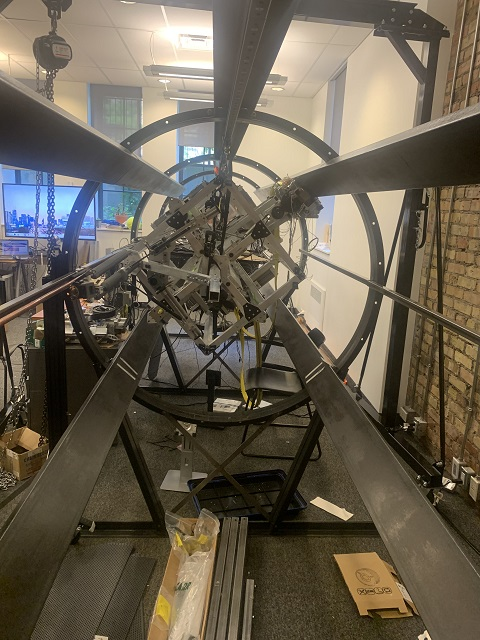
#> input picture Images/IMG_3891.JPG, 480 x 640 px, given in place of the camera
$ python detectRails.py
#> lines starting #> are read from the running program, lines starting #| are printed output that depends on the picture; after the words box and inside, x2 and y2 are one past the last pixel; in counts of white or black regions, pixels touching at a corner belong together; pictures that were not available may be replaced by others from this repository, and a replacement may not be noted
import cv2
from cv2 import line
import numpy as np
import math
import matplotlib.pyplot as plt

#width and length of all imagesx
width=int(640)
length=int(480)

image_name="IMG_3912.JPG"
mask_image_name="mask.jpg"
output_image=None

use_mask=False
use_color_mask=True
use_cap1=True

use_color_settings=True
use_line_settings=True
use_circle_settings=True

#set up line trackbars

open_trackbar=False

#circle parameters
dp=0.6
minDist=100

#canny edge detection parameters
low_threshold = 30
high_threshold = 150

#orange detection parameters
ORANGE_MIN = np.array([0, 38, 118])
ORANGE_MAX = np.array([9, 255, 255])

#line parameters
rho = 1  # distance resolution in pixels of the Hough grid
theta = 200  # angular resolution in radians of the Hough grid
threshold = 20  # minimum number of votes (intersections in Hough grid cell)
min_line_length = 125  # minimum number of pixels making up a line
max_line_gap = 25  # maximum gap in pixels between connectable line segments

#trackbar setup
def nothing(x):
    pass


cap1_shape=0
cap2_shape=0


cap1 = cv2.VideoCapture(0)
if not (cap1.isOpened()):
    print("Could not open onboard video device")
else:
    ret2, frame2 = cap1.read()
#> frame2 is the input picture: shape (640, 480, 3); mean B, G, R 80.9, 96.5, 105.4
    cap1_shape=frame2.shape
#> cap1_shape = (640, 480, 3)
    print(cap1_shape)
#| (640, 480, 3)
cap2 = cv2.VideoCapture('rtsp://172.20.10.10:8554/mjpeg/1')
if not (cap2.isOpened()):
    print("Could not open USB video device")
else:
    ret2, frame2 = cap2.read()
    cap2_shape=frame2.shape
#> cap2_shape = (640, 480, 3)
    print(cap2_shape)
#| (640, 480, 3)

#enable color trackbars
# [48 lines left out: functions enable_color_trackbars, enable_line_trackbars, enable_circle_trackbars, not called in this run]
#show multple images in one window
def show(imgs, win="Image", scale=1):
    imgs = [cv2.cvtColor(img, cv2.COLOR_GRAY2BGR) \
            if len(img.shape) == 2 \
            else img for img in imgs]
    img_concat = np.concatenate(imgs, 1)
    h, w = img_concat.shape[:2]
    cv2.imshow(win, cv2.resize(img_concat, (int(w * scale), int(h * scale))))

def detect(input_image):
    #take in input and mask images
    input_image=cv2.resize(input_image,(width,length))
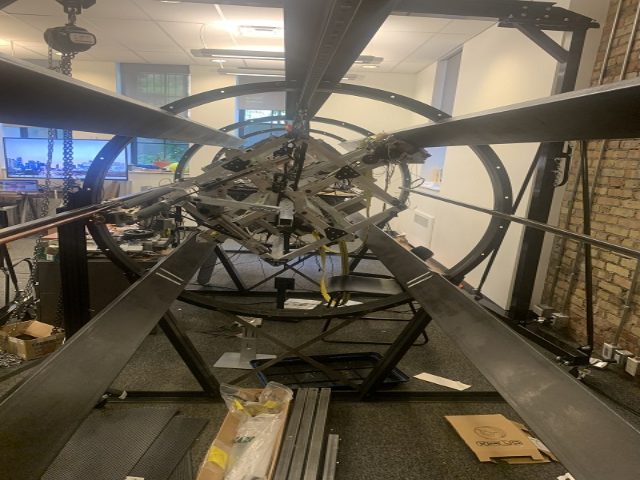
#> input_image: shape (480, 640, 3); mean of channels 0, 1, 2 80.8, 96.4, 105.3; drawn as B, G, R
    #if we are using the mask, we need to resize the mask to fit the image
    if use_mask:
        mask_image=cv2.imread(mask_image_name)
        mask_image=cv2.resize(mask_image,((width,length)))
        mask = cv2.inRange(mask_image, np.array([0, 0, 0]), np.array([15, 15, 15]))

    #limit it to certain colours
    if use_color_mask:

        hsv_image=cv2.cvtColor(input_image,cv2.COLOR_BGR2HSV)
#> hsv_image: shape (480, 640, 3); mean H, S, V 26.3, 85.1, 108.3
        mask_colour=cv2.inRange(hsv_image, ORANGE_MIN, ORANGE_MAX)
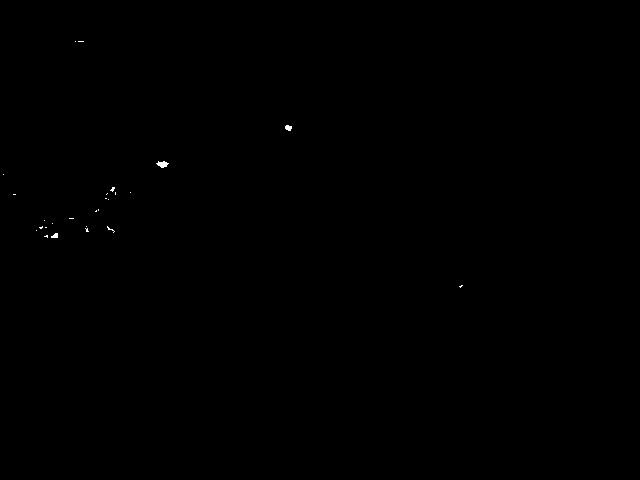
#> mask_colour: shape (480, 640); 0.07% white; 26 white regions (23 under 20 px), largest, box (x1, y1, x2, y2) and area: (156, 161, 169, 168) 55, (285, 125, 292, 131) 32, (51, 233, 58, 238) 26
        cv2.imshow("line_image",mask_colour)

    #set output image to input image
    output_image=input_image.copy()

    #seperate into 2 streams the circle and the line
    circle_image=cv2.cvtColor(input_image, cv2.COLOR_BGR2GRAY)
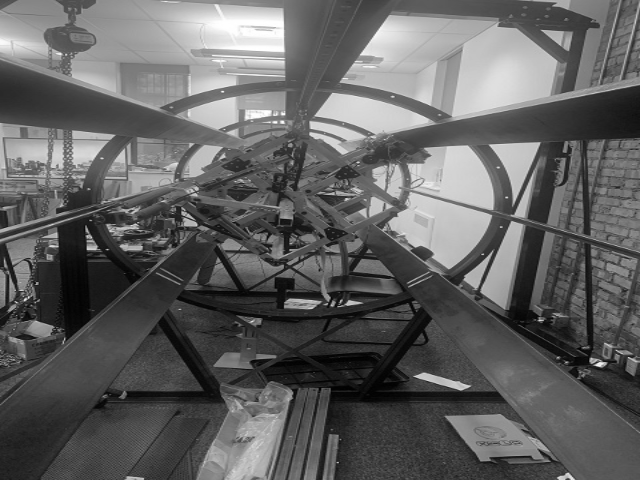
#> circle_image: shape (480, 640); min 0, max 255, mean 97.3

    line_image=input_image.copy()
    if use_mask:
        line_image=cv2.bitwise_and(line_image, line_image, mask=mask)
    if use_color_mask:
        #line_image=cv2.cvtColor(input_image, cv2.COLOR_BGR2HSV)
        line_image=mask_colour
    else:
        line_image=cv2.cvtColor(line_image, cv2.COLOR_BGR2GRAY)
    #blur both images
    circle_image=cv2.GaussianBlur(circle_image, (5,5), 0)
    line_image=cv2.GaussianBlur(line_image, (15,15), 0)


    #find the circles
    circles = cv2.HoughCircles(circle_image, cv2.HOUGH_GRADIENT, dp, minDist)
#> circles = [[257.5, 193.5, 60.6]]
    if circles is not None:
    # Get the (x, y, r) as integers
        circles = np.round(circles[0, :]).astype("int")
#> circles = [[258, 194, 61]]
        # loop over the circles
        for (x, y, r) in circles:
            cv2.circle(output_image, (x, y), r, (255, 255, 0), 2)
#> this loop made 1 pass
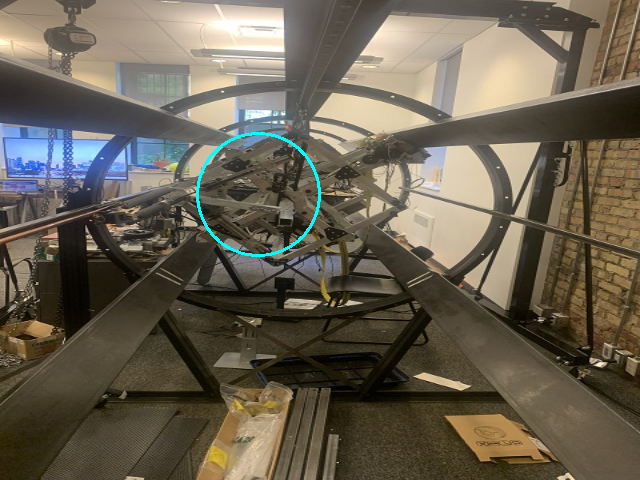
#> output_image: shape (480, 640, 3); 0.39% of pixels changed, all inside (x1, y1, x2, y2) = (196, 132, 321, 257); drawn as B, G, R

    #find the lines

    #edge detection
    edges = cv2.Canny(line_image, low_threshold, high_threshold)
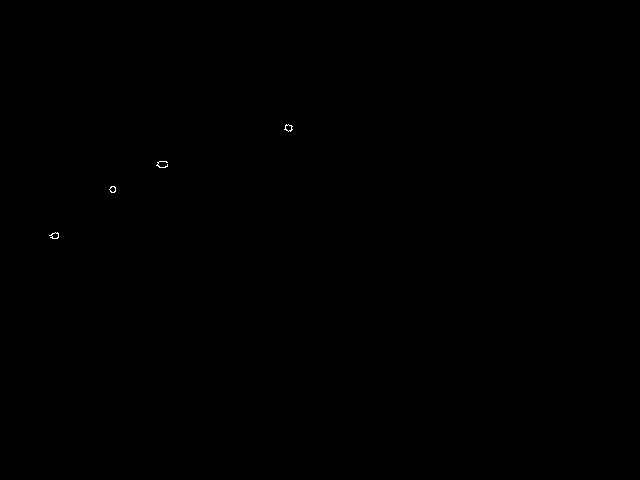
#> edges: shape (480, 640); 0.04% white in thin lines or dots, all inside (x1, y1, x2, y2) = (49, 124, 293, 239)

    lines = cv2.HoughLinesP(edges, rho,np.pi / theta, threshold, np.array([]),min_line_length, max_line_gap)
#> lines = None

    if lines is not None:
        for line in lines:
            for x1, y1, x2, y2 in line:
                cv2.line(output_image, (x1, y1), (x2, y2), (0, 255, 0), 2)
    return output_image

ret=None
frame=None
while(True):
    if open_trackbar:
        if use_color_settings:
            try:
                hMin = cv2.getTrackbarPos('HMin', 'color_trackbars')
                sMin = cv2.getTrackbarPos('SMin', 'color_trackbars')
                vMin = cv2.getTrackbarPos('VMin', 'color_trackbars')
                hMax = cv2.getTrackbarPos('HMax', 'color_trackbars')
                sMax = cv2.getTrackbarPos('SMax', 'color_trackbars')
                vMax = cv2.getTrackbarPos('VMax', 'color_trackbars')
                ORANGE_MIN = np.array([hMin, sMin, vMin])
                ORANGE_MAX = np.array([hMax, sMax, vMax])
            except Exception as e:
                use_color_settings=False
        if use_line_settings:
            try:
                rho = cv2.getTrackbarPos('rho', 'line_trackbars')
                theta = cv2.getTrackbarPos('theta', 'line_trackbars')
                threshold = cv2.getTrackbarPos('threshold', 'line_trackbars')
                min_line_length = cv2.getTrackbarPos('min_line_length', 'line_trackbars')
                max_line_gap = cv2.getTrackbarPos('max_line_gap', 'line_trackbars')
            except Exception as e:
                use_line_settings=False
        if use_circle_settings:
            try:
                dp = cv2.getTrackbarPos('dp', 'circle_trackbars')/100
                minDist = cv2.getTrackbarPos('minDist', 'circle_trackbars')
            except Exception as e:
                use_circle_settings=False

    # Capture frame-by-frame

    if use_cap1:
        ret, frame = cap1.read()
    elif not use_cap1:
        ret, frame = cap2.read()

    show([frame,detect(frame)], "Images", 1)
#> in show, `imgs = [cv2.cvtColor(img, cv2.COLOR_GRAY2BGR) \ if len(img.shape) == 2..`: imgs = 2 items
#> (the run stopped early here; a loop or call above may not have finished)

$ run again, on Images/IMG_3897.jpg
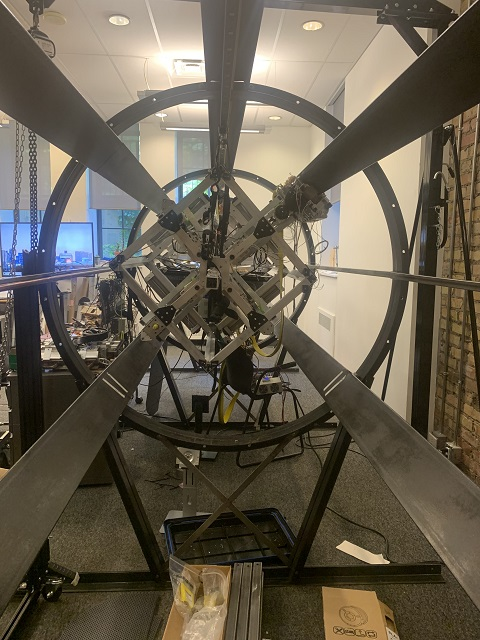
#> input picture Images/IMG_3897.jpg, 480 x 640 px, given in place of the camera
#> frame2 is the input picture: shape (640, 480, 3); mean B, G, R 79.5, 94.8, 103.1
#| (640, 480, 3)
#| (640, 480, 3)
#> hsv_image: shape (480, 640, 3); mean H, S, V 26, 83.9, 105.4
#> mask_colour: shape (480, 640); 0.06% white; 18 white regions (16 under 20 px), largest, box (x1, y1, x2, y2) and area: (54, 248, 68, 255) 69, (94, 215, 104, 222) 30
#> in detect, `circle_image=cv2.cvtColor(input_image, cv2.COLOR_BGR2GRAY)`:
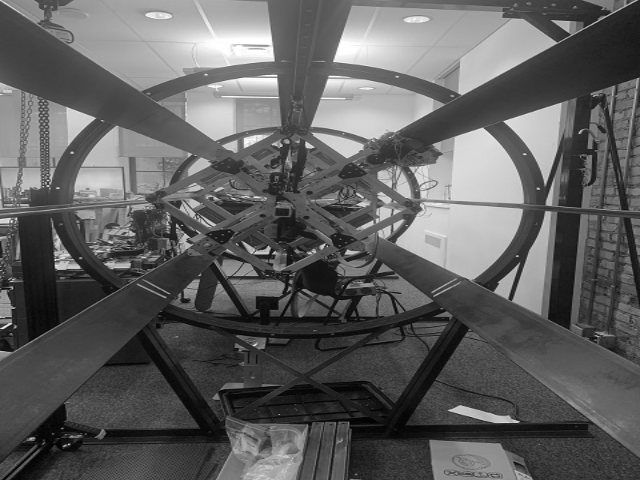
#> circle_image: shape (480, 640); min 1, max 255, mean 95.4
#> in detect, `circles = cv2.HoughCircles(circle_image, cv2.HOUGH_GRADIENT, dp, minDi..`: circles = [[279.5, 274.5, 59.7]]
#> in detect, `circles = np.round(circles[0, :]).astype("int")`: circles = [[280, 274, 60]]
#> the loop in detect, `for (x, y, r) in circles:` made 1 pass
#> after the loop in detect, `for (x, y, r) in circles:`:
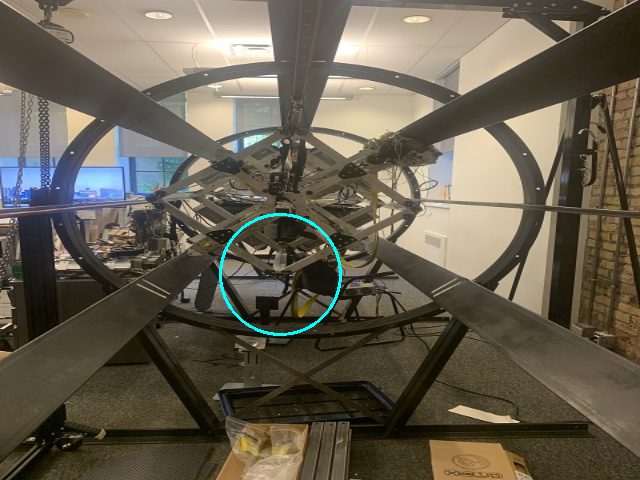
#> output_image: shape (480, 640, 3); mean of channels 0, 1, 2 80.1, 95.4, 102.8; drawn as B, G, R
#> edges: shape (480, 640); 0.05% white in thin lines or dots, all inside (x1, y1, x2, y2) = (53, 209, 117, 256)
#> lines = None
#> imgs = 2 items
